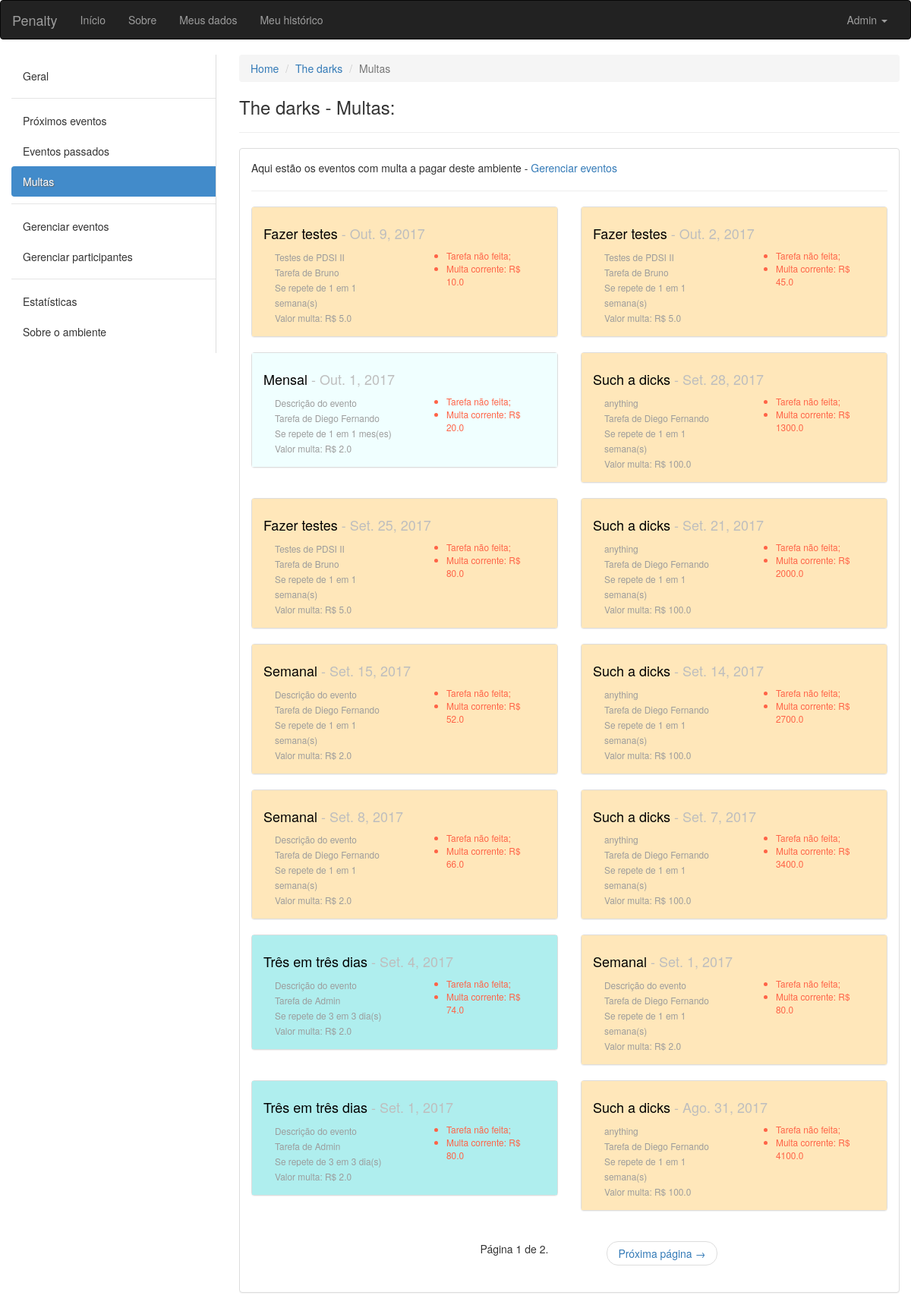
/ambiente/2/multas/ (signed in), run on an earlier commit of the app's database.
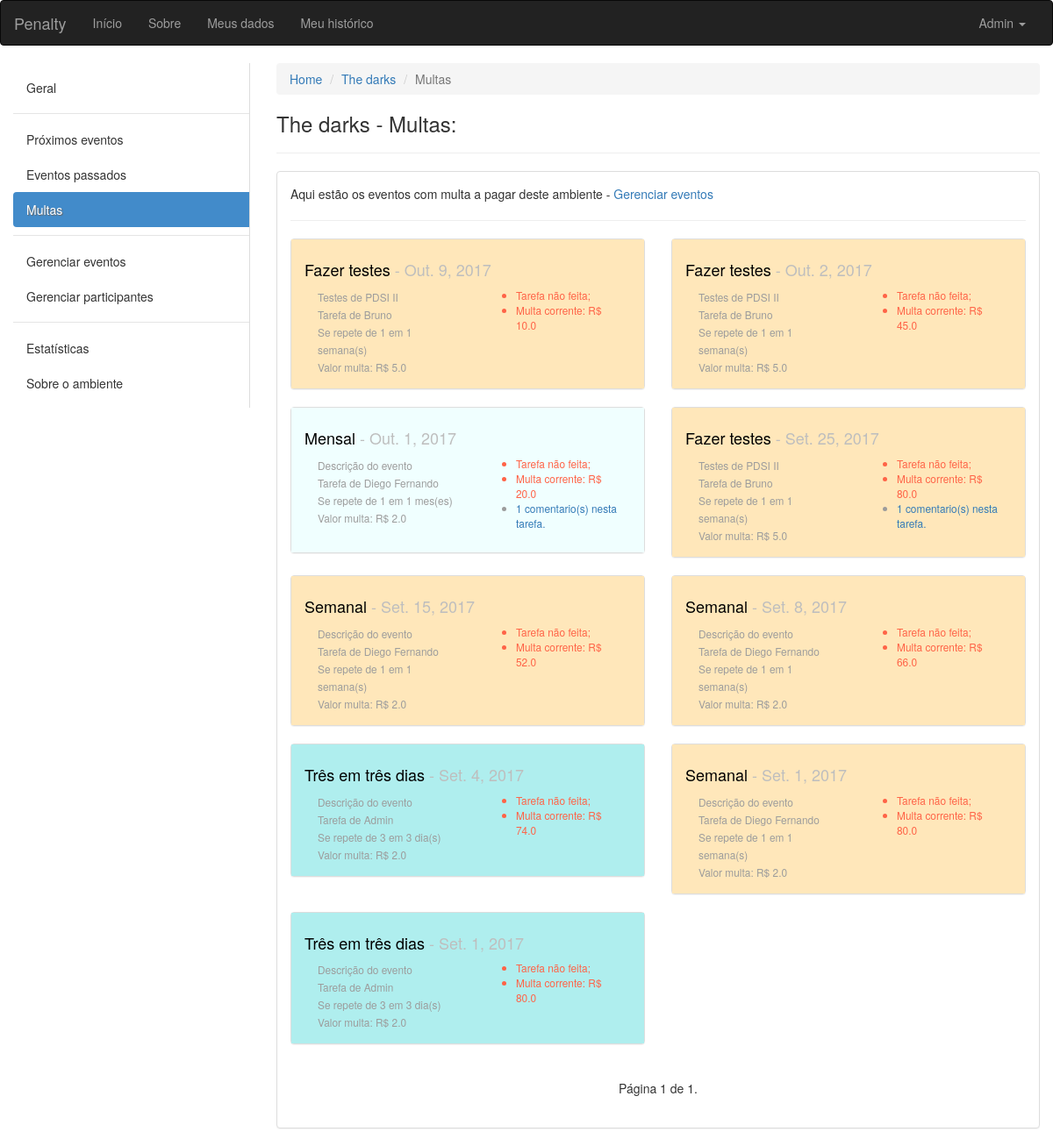
And on a later commit of the database.
### ambiente/models.py (models this page shows, shortened)
class Ambiente(models.Model):
	nome = models.CharField(max_length=100, verbose_name='Nome', null=False, blank=False)
	descricao = models.CharField(max_length=100, verbose_name='Descrição', null=True, blank=False)
	endereco = models.CharField(max_length=150, verbose_name='Endereço', null=True, blank=False)
	criador = models.ForeignKey(User, verbose_name='Criador', null=False, blank=False, related_name='+')
	data_criacao = models.DateTimeField(default=timezone.now)
	participantes = models.ManyToManyField(User, verbose_name='Participantes', blank=True, related_name='+')

class Evento(models.Model):
	INTERVALOS = (
        ('D', 'Dias'),
        ('S', 'Semanas'),
        ('M', 'Meses'),
    )
	nome = models.CharField(max_length=100, verbose_name='Nome', null=False, blank=False)
	descricao = models.CharField(max_length=100, verbose_name='Descrição', null=True, blank=False)
	criador = models.ForeignKey(User, verbose_name='Criador', null=False, blank=False, related_name='+', default=1)
	responsavel = models.ForeignKey(User, verbose_name='Responsavel pela tarefa', null=False, blank=False, related_name='+', default=1)
	ambiente = models.ForeignKey(Ambiente, verbose_name='Ambiente', null=False, blank=False, related_name='+')
	data_inicio = models.DateField(default=date.today)
	data_fim = models.DateField(verbose_name='Data de término')
	dia_evento = models.DateField()
	id_agrupador = models.IntegerField()
	valor_multa = models.FloatField(verbose_name='Valor da multa', blank=False, default=2.0)
	quantidade_intervalos_repeticao = models.IntegerField(verbose_name='Se repete em')
	intervalo = models.CharField(max_length=40, choices=INTERVALOS, null=False, blank=False)
	solicitacao_de_validacao = models.BooleanField(default=False)
	momento_da_solicitacao = models.DateTimeField(blank=True, null=True)
	def action_rules(self):
		if self.dia_evento > date.today():
			return False # Se a data do evento for futura não mostre botões
		elif self.solicitacao_de_validacao: # Se o responsável tiver solicitado...
			if self.momento_da_solicitacao.replace(day=self.momento_da_solicitacao.day + 2) > timezone.now():
				return 1 # Se houve solicitação, os outros usuários tem 2 dias a mais para refutar que o responsável não cumpriu com o dever
			return 2 # Passou os dois dias, tarefa validada
		else: # Se o responsável não tiver solicitado...
			if self.dia_evento == date.today():
				return 3 # Poderá solicitar cumprimento da tarefa
			elif self.dia_evento < date.today():
				return 4 # Multa está correndo
	def multa_corrente(self):
		if date.today() < self.dia_evento:
			return 0.0
		elif self.solicitacao_de_validacao:
			return self.valor_multa * (date(self.momento_da_solicitacao.year, self.momento_da_solicitacao.month, self.momento_da_solicitacao.day) - self.dia_evento).days
		else:
			return self.valor_multa * (date.today() - self.dia_evento).days

### ambiente/views.py (the view)
# urls.py: url(r'^(?P<pkambiente>[0-9]+)/multas/$', views.eventos_multados, name='eventos_multados'),
def eventos_multados(request, pkambiente):
	ambiente = get_object_or_404(Ambiente, pk=pkambiente)
	get_object_or_404(ambiente.participantes, pk=request.user.pk)
	tarefas = Evento.objects.filter(ambiente=ambiente).filter(dia_evento__lt=date.today()).filter(solicitacao_de_validacao=False).order_by('dia_evento')[::-1]
	paginator = Paginator(tarefas, 14) # Mostra 15 contatos por página
	try:
		page = int(request.GET.get('page', '1'))
	except ValueError:
		page = 1
	try:
		lista = paginator.page(page)
	except (EmptyPage, InvalidPage):
		lista = paginator.page(paginator.num_pages)
	return render(request, 'eventos_multados.html', {'ambiente':ambiente, 'eventos':lista, 'participantes':User.objects.all()})

### ambiente/templatetags/aux_tags.py (called while the page is built)
@register.filter(name='typedata')
def typedata(value):
	if value == "D":
		return "dia(s)"
	elif value == "S":
		return "semana(s)"
	return "mes(es)"

@register.filter(name='coment')
def coment(value):
	return len(ComentariosDeEventos.objects.filter(evento=value))

### ambiente/templates/eventos_multados.html (shortened to what this page needs)
{% extends "base.html" %}
{% load aux_tags %}
{% block conteudo %}
<div class="container-fluid">
	<div class="row">
		<div class="col-sm-3">
		    <nav class="nav-sidebar">
		        <ul class="nav">
		            <li><a href="{% url 'ambiente:ambiente' ambiente.pk %}">Geral</a></li>
		            <li class="nav-divider"></li>
		            <li><a href="{% url 'ambiente:proximos_eventos' ambiente.pk %}">Próximos eventos</a></li>
		            <li><a href="{% url 'ambiente:eventos_passados' ambiente.pk %}">Eventos passados</a></li>
		            <li class="active"><a href="{% url 'ambiente:eventos_multados' ambiente.pk %}">Multas</a></li>
		            <li class="nav-divider"></li>
		            <li><a href="{% url 'ambiente:eventos' ambiente.pk %}">Gerenciar eventos</a></li>
		            <li><a href="{% url 'ambiente:participantes' ambiente.pk %}">Gerenciar participantes</a></li>
		            <li class="nav-divider"></li>
		            <li><a href="javascript:;">Estatísticas</a></li>
		            <li><a href="javascript:;">Sobre o ambiente</a></li>
		        </ul>
		    </nav>
		</div>
	<div class="col-sm-9">
		<ol class="breadcrumb">
		  <li><a href="#">Home</a></li>
		  <li><a href="{% url 'ambiente:ambiente' ambiente.pk %}">{{ ambiente.nome }}</a></li>
		  <li class="active">Multas</li>
		</ol>
		<h3>{{ ambiente.nome }} - Multas:</h3>
		<hr>
		<div class="panel panel-default">
		  <div class="panel-body">
		  <p>Aqui estão os eventos com multa a pagar deste ambiente - <a href="{% url 'ambiente:eventos' ambiente.pk %}">Gerenciar eventos</a></p>
		  <hr>
		  <div class="row">
		  {% for evento in eventos %}
		  <div class="col-xs-12 col-sm-12 col-md-12 col-lg-6">
		  	<div class="panel panel-default">
		  	  {% if evento.intervalo == "D" %}
		  	  	<div class="panel-body dias">
		  	  {% elif evento.intervalo == "S" %}
		  	  	<div class="panel-body semanas">
		  	  {% else %}
		  	    <div class="panel-body meses">
		  	  {% endif %}
			    <h4><a href="{% url 'ambiente:tarefa' ambiente.pk evento.pk %}" class="titulopindex">{{ evento.nome }}</a><span class="pCinza"> - {{ evento.dia_evento }}</span></h4>
			    <div class="col-xs-12 col-sm-12 col-md-6 col-lg-6">
			    	<small class="pCinzaUser">
				    	{{ evento.descricao }}<br>
				    	Tarefa de {{ evento.responsavel.first_name }}<br>
				    	Se repete de {{ evento.quantidade_intervalos_repeticao }} em {{ evento.quantidade_intervalos_repeticao }} {{ evento.intervalo|typedata }}<br>
				    	Valor multa: R$ {{ evento.valor_multa }}<br>
			    	</small>
			    </div>
			    <div class="col-xs-12 col-sm-12 col-md-6 col-lg-6">
			    	<small class="pCinzaUser">
			    	<ul>
			    		{% if evento.action_rules == 1 %}
			    			<li style="color: #008B45;">Em validação...</li>
			    			{% if evento.multa_corrente > 0 %}
			    				<li style="color: #008B45;">Multa paga: R$ {{ evento.multa_corrente }}</li>
		    				{% endif %}
			    		{% elif evento.action_rules == 2 %}
			    			<li>Tarefa validada.</li>
			    			{% if evento.multa_corrente > 0 %}
			    				<li>Multa paga: R$ {{ evento.multa_corrente }}</li>
		    				{% endif %}
		    			{% elif evento.action_rules == 3 %}
			    			<li>Evento para hoje!</li>
			    		{% elif evento.action_rules == 4 %}
			    			<li style="color: #FF6347;">Tarefa não feita;</li>
			    			{% if evento.multa_corrente > 0 %}
			    				<li style="color: #FF6347;">Multa corrente: R$ {{ evento.multa_corrente }}</li>
		    				{% endif %}
			    		{% endif %}
			    		{% if evento|coment %}
			    			<li><a href="{% url 'ambiente:tarefa' ambiente.pk evento.pk %}">{{ evento|coment }} comentario(s) nesta tarefa.</a></li>
				    	{% endif %}
			    	</ul>
			    </small>
			    </div>
			  </div>
			</div>
		  </div>
		  {% empty %}
		  	<div class="container">
		  		<p>Não há nenhuma tarefa com multa neste ambiente.</p>
		  	</div>
		  {% endfor %}
		  </div>
		  <div class="col-sm-6 col-sm-offset-3">
		  <nav aria-label="Page navigation">
			  <ul class="pager">
			    Página {{ eventos.number }} de {{ eventos.paginator.num_pages }}.
			    {% if eventos.has_next %}
			    	<li class="next"><a href="?page={{ eventos.next_page_number }}">Próxima página <span aria-hidden="true">&rarr;</span></a></li>
		        {% endif %}
			  </ul>
			</nav>
			</div>
		  </div>
		</div>
	</div>
</div>
{% endblock conteudo %}

### core/templates/base.html (shortened to what this page needs)
{% load staticfiles %}
<!DOCTYPE html>
<html lang="pt-br">
  <head>
    <link rel="stylesheet" href="{% static 'css/bootstrap.min.css' %}">
    <link rel="stylesheet" href="{% static 'css/custom.css' %}">
  </head>
  <body>
    <nav class="navbar navbar-inverse">
      <div class="container-fluid">
      <div class="navbar-header">
        <a class="navbar-brand" href="/">Penalty</a>
      </div>
      <div class="collapse navbar-collapse" id="bs-example-navbar-collapse-1">
        <ul class="nav navbar-nav">
          <li><a href="/">Início</a></li>
          <li><a href="#">Sobre</a></li>
          <li><a href="#">Meus dados</a></li>
          <li><a href="#">Meu histórico</a></li>
        </ul>
        {% if request.user.is_authenticated %}
        <ul class="nav navbar-nav navbar-right">
          <li class="dropdown">
            <a href="#" class="dropdown-toggle" data-toggle="dropdown" role="button" aria-haspopup="true" aria-expanded="false">{{ request.user.first_name }} <span class="caret"></span></a>
          </li>
        </ul>
        {% endif %}
      </div>
    </div>
    </nav>
    {% block conteudo %}
    {% endblock conteudo %}
  </body>
</html>

### core/static/css/custom.css (style rules this page uses)
.nav-sidebar { width: 100%; padding: 8px 0; border-right: 1px solid #ddd; }
.nav-sidebar a { color: #333; -webkit-transition: all 0.08s linear; -moz-transition: all 0.08s linear; -o-transition: all 0.08s linear; transition: all 0.08s linear; -webkit-border-radius: 4px 0 0 4px; -moz-border-radius: 4px 0 0 4px; border-radius: 4px 0 0 4px; }
.nav-sidebar .active a { cursor: default; background-color: #428bca; color: #fff; text-shadow: 1px 1px 1px #666; }
.dias { background-color: #AFEEEE; }
.semanas { background-color: #FFE7BA; }
.meses { background-color: #F0FFFF; }
.pCinza { color: #BEBEBE; }
.pCinzaUser { color: #9C9C9C; }
.titulopindex { color: #000000; }

What changed in the data, as far as the page shows it:
removed Evento: nome "Such a dicks", dia_evento "Set. 28, 2017", descricao "anything", responsavel.first_name "Diego Fernando", quantidade_intervalos_repeticao "1", intervalo|typedata "semana(s)", valor_multa "100.0", multa_corrente "1300.0"
removed Evento: nome "Such a dicks", dia_evento "Set. 21, 2017", descricao "anything", responsavel.first_name "Diego Fernando", quantidade_intervalos_repeticao "1", intervalo|typedata "semana(s)", valor_multa "100.0", multa_corrente "2000.0"
removed Evento: nome "Such a dicks", dia_evento "Set. 14, 2017", descricao "anything", responsavel.first_name "Diego Fernando", quantidade_intervalos_repeticao "1", intervalo|typedata "semana(s)", valor_multa "100.0", multa_corrente "2700.0"
removed Evento: nome "Such a dicks", dia_evento "Set. 7, 2017", descricao "anything", responsavel.first_name "Diego Fernando", quantidade_intervalos_repeticao "1", intervalo|typedata "semana(s)", valor_multa "100.0", multa_corrente "3400.0"
removed Evento: nome "Such a dicks", dia_evento "Ago. 31, 2017", descricao "anything", responsavel.first_name "Diego Fernando", quantidade_intervalos_repeticao "1", intervalo|typedata "semana(s)", valor_multa "100.0", multa_corrente "4100.0"
shown differently, row unchanged: Evento "Mensal": id (not shown) → "1"
shown differently, row unchanged: Evento "Set. 25, 2017": id (not shown) → "1"
Also different on the page:
{{ eventos.paginator.num_pages }}: "2" → "1"
text no longer shown: "Próxima página →"
